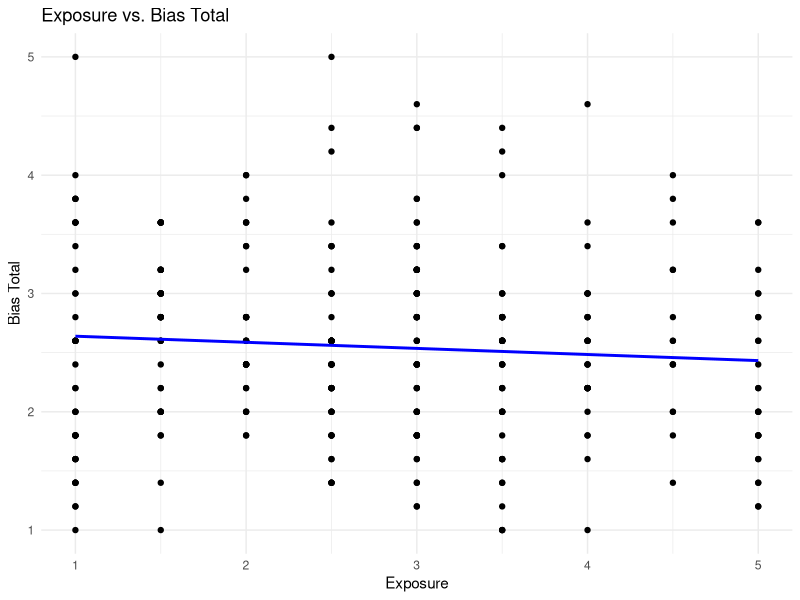
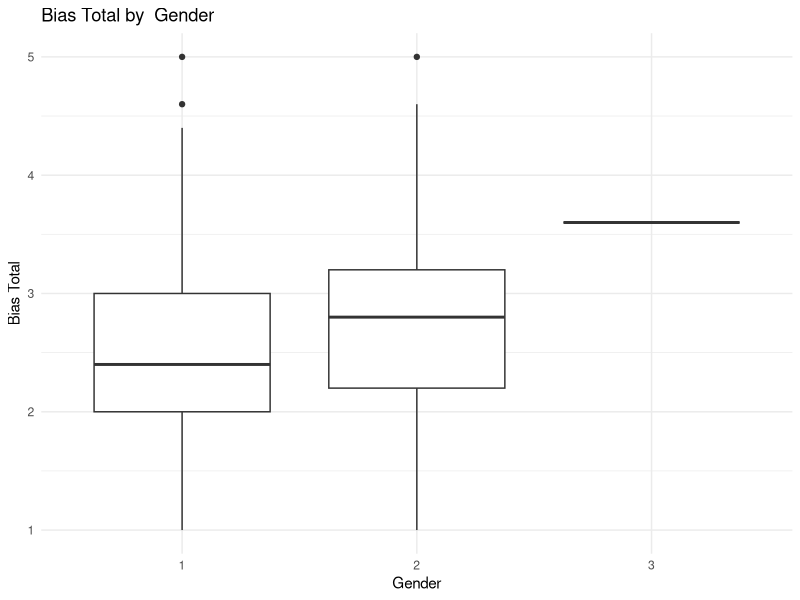
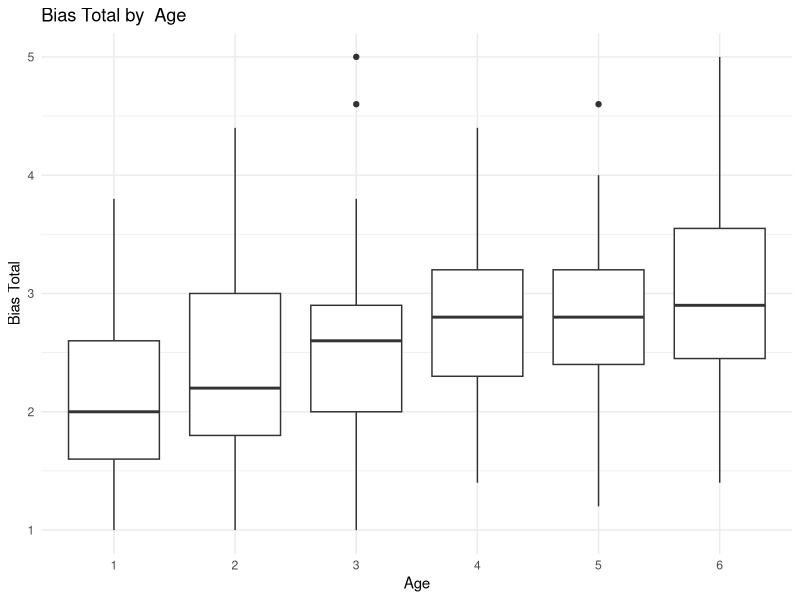
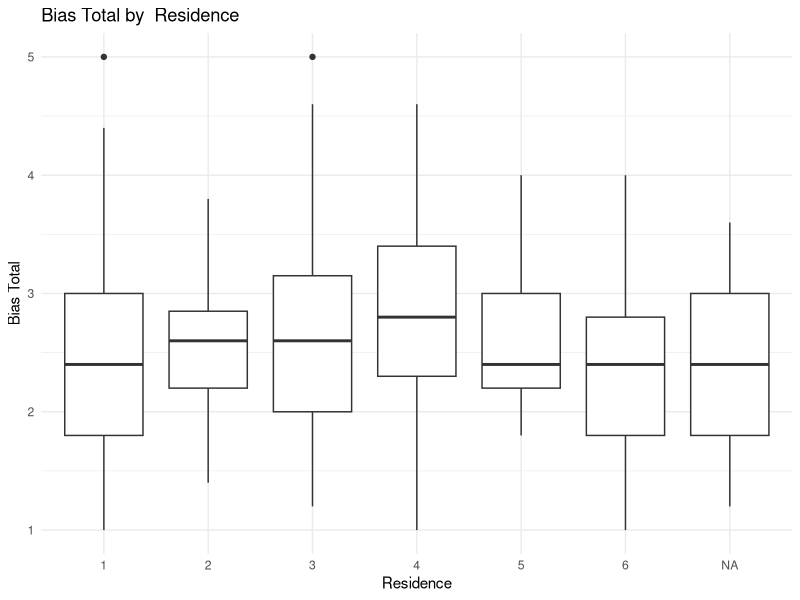
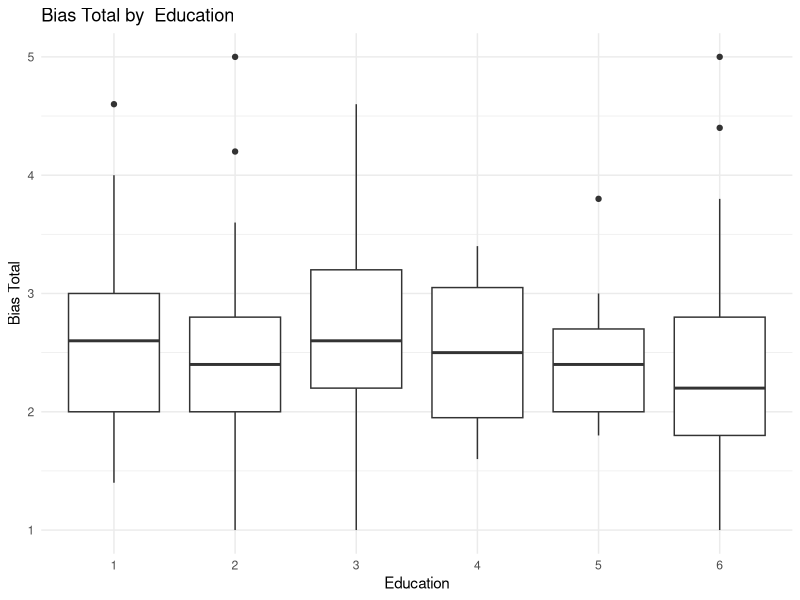
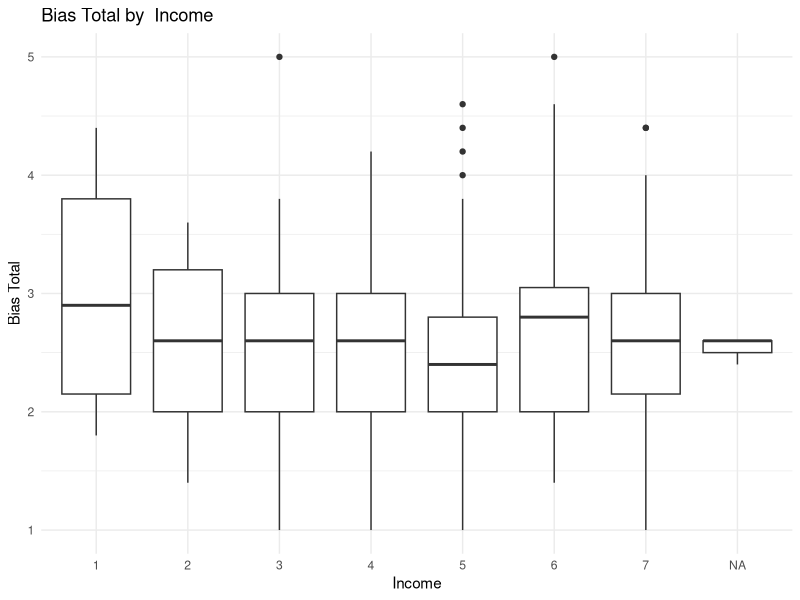
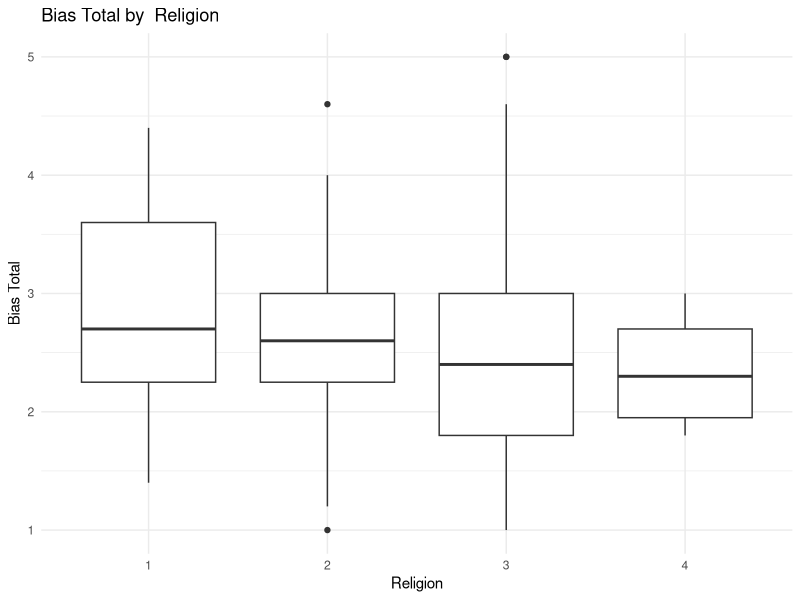
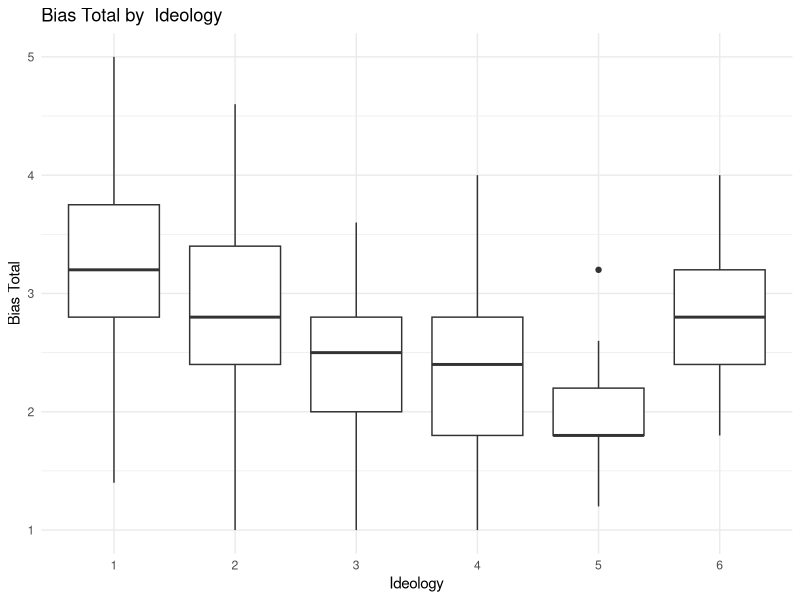

Generate these figures, in order, with R:
# Load necessary libraries
# install.packages("psych") # Uncomment this line if 'psych' package is not installed
library(psych)
library(ggplot2)

setwd("/home/anna/Documents/bak-makro/stat")
# Read the CSV file into a data frame
df <- read.csv("12-01.csv")  # Replace with your actual file path

#df$Bias_Total <- mean(df$Bias_Perception, df$Bias_Family, df$Bias_Traits, df$Bias_Interventions, df$Bias_Competence)
df$Bias_Total <- rowMeans(
  data.frame(
    replace(df$Bias_Perception, is.na(df$Bias_Perception), 3),
    replace(df$Bias_Family, is.na(df$Bias_Family), 3),
    replace(df$Bias_Traits, is.na(df$Bias_Traits), 3),
    replace(df$Bias_Interventions, is.na(df$Bias_Interventions), 3),
    replace(df$Bias_Competence, is.na(df$Bias_Competence), 3)
  ), 
  na.rm = TRUE
)

df$Exposure <- rowMeans(
  data.frame(
    replace(df$Communication, is.na(df$Communication), 3),
    replace(df$International, is.na(df$International), 3)), 
  na.rm = TRUE
)
  
  
  
# mean(df$Communication, df$International)

# Select the relevant columns for Cronbach's Alpha calculation
selected_columns <- df[, c("Bias_Perception", "Bias_Family", "Bias_Traits", "Bias_Interventions", "Bias_Competence")]

# Compute Cronbach's Alpha
cronbach_alpha <- psych::alpha(selected_columns)


# Print the result
print(cronbach_alpha)

bias_by_exposure <- ggplot(df, aes(x = Exposure, y = Bias_Total)) +
  geom_point() +  # Add scatter plot points
  geom_smooth(method = "lm", se = FALSE, color = "blue") +  # Add regression line (lm = linear model)
  labs(title = "Exposure vs. Bias Total",
       x = "Exposure",
       y = "Bias Total") +
  theme_minimal()

ggsave(filename="bias_by_exposure.png", plot=bias_by_exposure, width=8, height=6, dpi=300)



columns_to_plot <- c("Gender", "Age", "Residence", "Education", "Income", "Religion", 
                     "Ideology", "Election", "Party", "Candidate_Pluses", "Candidate_Minuses", 
                     "Routine", "Feminism", "Sector", "NACE", "Communication", "International", "Female_Bosses")

df[columns_to_plot] <- lapply(df[columns_to_plot], as.factor)

output_dir = "boxplots"

if (!dir.exists(output_dir)) {
  dir.create(output_dir)
}

for (colname in columns_to_plot) {
    # plot_formula <- as.formula(paste(colname, "~ Bias_Total"))
  
    # if (colname == "Gender") {
    #  df[[colname]] <- factor(df[[colname]], levels = c(1, 2), labels = c("Female", "Male"))
    #}
    
    boxplot <- ggplot(df, aes_string(x = colname, y = "Bias_Total")) +
      geom_boxplot() +
      labs(title = paste("Bias Total by ", colname),
           x = colname,
           y = "Bias Total") +
      theme_minimal()
    
    ggsave(filename=paste0(output_dir, "/", colname, "_boxplot.png"), 
           plot=boxplot, width=8, height=6, dpi=300)
}    
